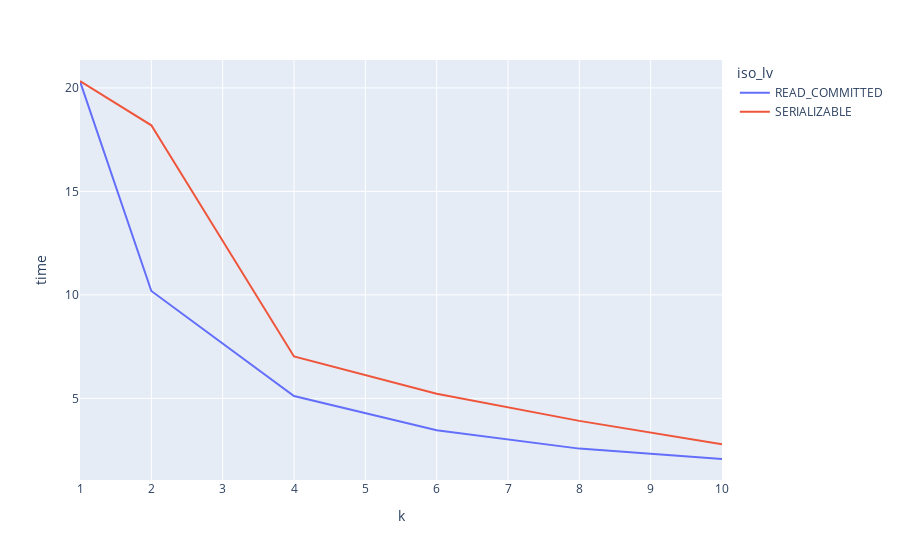

The notebook cell this image was saved under:
### Markdown cell above
### Gráfico Threads x Tempo para método B

### Code cell
fig = px.line(df_r[df_r['method']=='reservaB'], x='k', y='time', color='iso_lv')
fig.show()

### Figure 1 — Plotly figure (JSON) as saved in the notebook; plotly's stock layout.template omitted (floating-point values rounded to 4 significant figures)
{"data": [{"hovertemplate": "iso_lv=READ_COMMITTED<br>k=%{x}<br>time=%{y}<extra></extra>", "legendgroup": "READ_COMMITTED", "line": {"color": "#636efa", "dash": "solid"}, "marker": {"symbol": "circle"}, "mode": "lines", "name": "READ_COMMITTED", "orientation": "v", "showlegend": true, "type": "scatter", "x": [1, 2, 4, 6, 8, 10], "xaxis": "x", "y": [20.32, 10.19, 5.113, 3.464, 2.574, 2.072], "yaxis": "y"}, {"hovertemplate": "iso_lv=SERIALIZABLE<br>k=%{x}<br>time=%{y}<extra></extra>", "legendgroup": "SERIALIZABLE", "line": {"color": "#EF553B", "dash": "solid"}, "marker": {"symbol": "circle"}, "mode": "lines", "name": "SERIALIZABLE", "orientation": "v", "showlegend": true, "type": "scatter", "x": [1, 2, 4, 6, 8, 10], "xaxis": "x", "y": [20.33, 18.19, 7.024, 5.224, 3.914, 2.788], "yaxis": "y"}], "layout": {"legend": {"title": {"text": "iso_lv"}, "tracegroupgap": 0}, "margin": {"t": 60}, "xaxis": {"anchor": "y", "domain": [0, 1], "title": {"text": "k"}}, "yaxis": {"anchor": "x", "domain": [0, 1], "title": {"text": "time"}}}}
